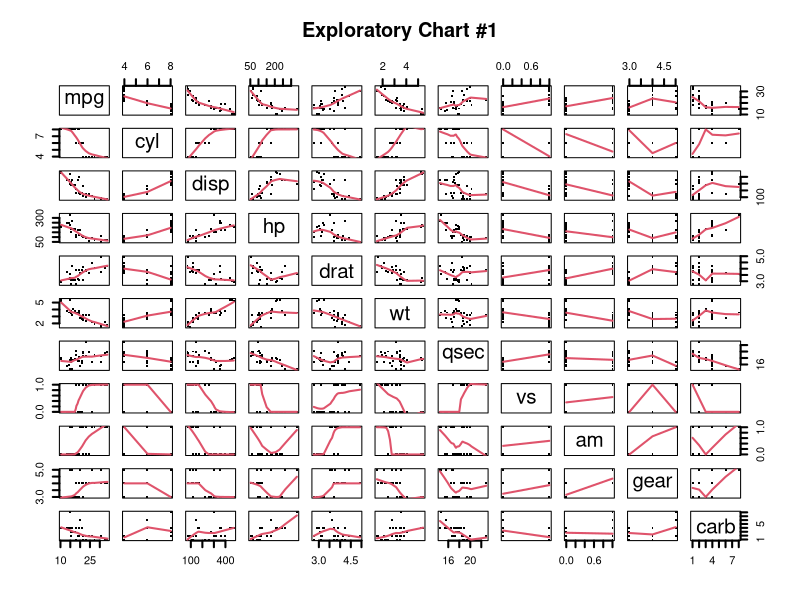
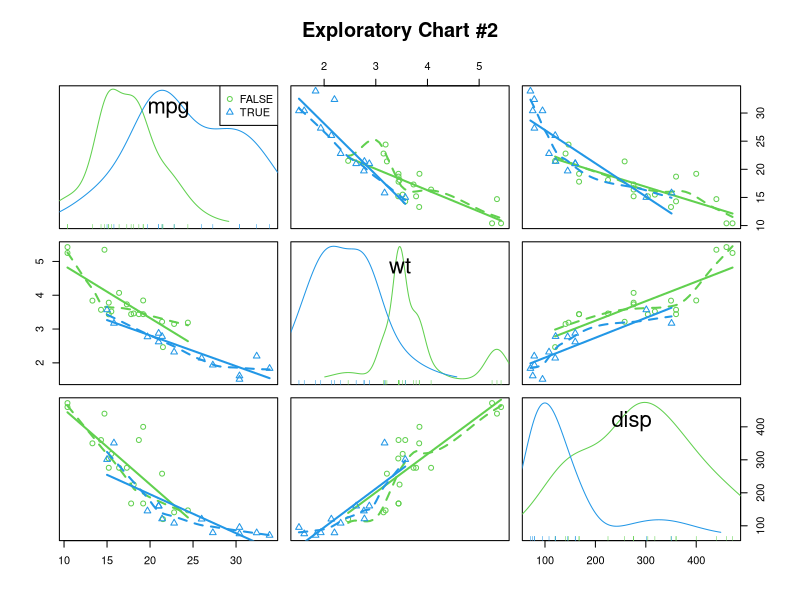
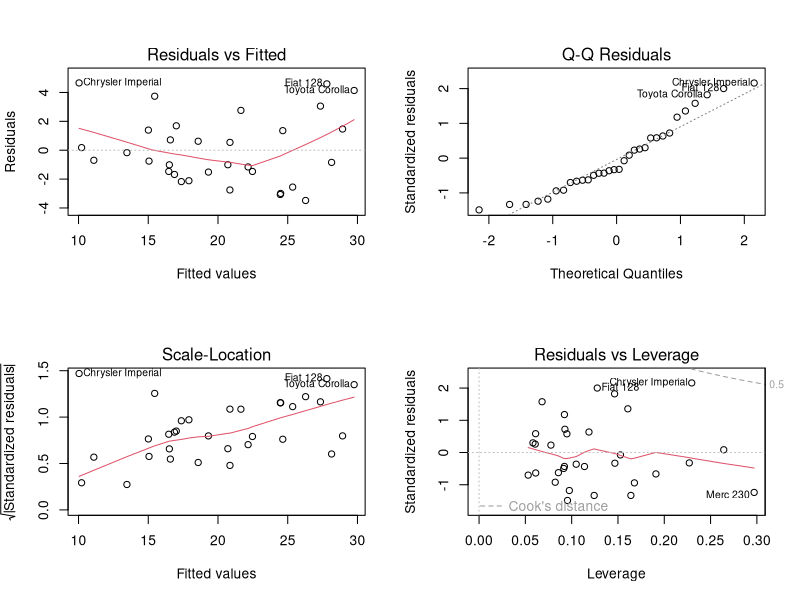

R code for these plots, in order:
## ---- chunk 1
  # load needed libraries, set global options, and working directory
  library(knitr)
  opts_chunk$set(echo = TRUE)       
  setwd("~/Documents/Courses/datasciencecoursera/RegModsP1/")
## ---- chunk 2
  # load data
  data(mtcars)
  mtcars$am = as.logical(mtcars$am)
## ---- chunk 3
  # Fit a regression model of mpg to automatic transmission
  mod1 = lm(mpg~am, data = mtcars)
  summary(mod1)$coefficients
## ---- chunk 4
  # Fit a step-wise regression model
  mod2 <- lm(mpg~., data = mtcars)
  aicFormula <- step(mod2, direction = "backward", trace = FALSE)
  summary(aicFormula)
## ---- chunk 5
  print(anova(aicFormula, mod1))
## ---- chunk 6
  pairs(mtcars, panel = panel.smooth, lwd = 2, pch=".", cex = 3, 
        main = "Exploratory Chart #1")
## ---- chunk 7
  library(car)
  scatterplotMatrix(~ mpg + wt + disp | am, data = mtcars, col = 3:4,
                    main = "Exploratory Chart #2")
## ---- chunk 8
  # print the standard lm diagnostic plots
  par(mfrow = c(2,2))
  plot(aicFormula)
